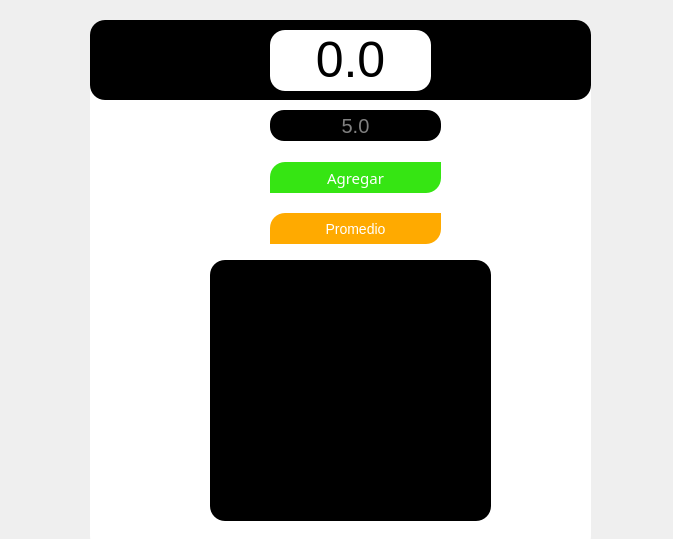
<?xml version="1.0" encoding="UTF-8"?>
<ui version="4.0">
 <class>Dialog</class>
 <widget class="QDialog" name="Dialog">
  <property name="geometry">
   <rect>
    <x>0</x>
    <y>0</y>
    <width>673</width>
    <height>539</height>
   </rect>
  </property>
  <property name="windowTitle">
   <string>Dialog</string>
  </property>
  <property name="styleSheet">
   <string notr="true">QDialog {
background-image: url(:/path/imagenes/fondo.png);
}

QFrame {
background-color: white;
border-radius: 15px;
}

#cuadro {
background-color: black;
}

#nota {
border-radius: 15px;
background-color: white;
font-size: 50px;

}

#entrada{
color: white;
font-size: 20px;
background: black;
border-radius: 14px;
}

#entrada:focus {
background: white;
border: 2px solid black;
color: black;
}

#anadir {
background-color: #36E513;
border-bottom-right-radius: 15px;
border-top-left-radius: 15px;
color: white;
font-size: 15px;
font-family: Aharoni;
}

#anadir:hover {
background-color: #30C911;
}



#lista {
background-color: black;
}



#button_promedio {
background: rgb(255, 170, 0);
border-bottom-right-radius: 15px;
border-top-left-radius: 15px;
color: white;
font-size: 14px;
}


#button_promedio:hover {
background: rgb(214, 143, 0);
}



/* VERTICAL SCROLLBAR */
 QScrollBar:vertical {
	border: none;
    background: black;
    width: 14px;
    margin: 15px 0 15px 0;
	border-radius: 0px;
 }

/*  HANDLE BAR VERTICAL */
QScrollBar::handle:vertical {	
	background-color: grey;
	min-height: 30px;
	border-radius: 7px;
}


/* BTN TOP - SCROLLBAR */
QScrollBar::sub-line:vertical {
	border: none;
	background-color: black;
	height: 15px;
	border-top-left-radius: 7px;
	border-top-right-radius: 7px;
	subcontrol-position: top;
	subcontrol-origin: margin;
}

/* BTN BOTTOM - SCROLLBAR */
QScrollBar::add-line:vertical {
	border: none;
	background-color: black;
	height: 15px;
	border-bottom-left-radius: 7px;
	border-bottom-right-radius: 7px;
	subcontrol-position: bottom;
	subcontrol-origin: margin;

}


/* RESET ARROW */
QScrollBar::up-arrow:vertical, QScrollBar::down-arrow:vertical {
	background: none;
}
QScrollBar::add-page:vertical, QScrollBar::sub-page:vertical {
	background: none;
}
</string>
  </property>
  <widget class="QFrame" name="frame">
   <property name="geometry">
    <rect>
     <x>90</x>
     <y>20</y>
     <width>501</width>
     <height>531</height>
    </rect>
   </property>
   <property name="font">
    <font>
     <family>Aharoni</family>
     <weight>75</weight>
     <bold>true</bold>
    </font>
   </property>
   <property name="frameShape">
    <enum>QFrame::StyledPanel</enum>
   </property>
   <property name="frameShadow">
    <enum>QFrame::Raised</enum>
   </property>
   <widget class="QFrame" name="cuadro">
    <property name="geometry">
     <rect>
      <x>0</x>
      <y>0</y>
      <width>501</width>
      <height>80</height>
     </rect>
    </property>
    <property name="frameShape">
     <enum>QFrame::StyledPanel</enum>
    </property>
    <property name="frameShadow">
     <enum>QFrame::Raised</enum>
    </property>
    <widget class="QLabel" name="nota">
     <property name="geometry">
      <rect>
       <x>180</x>
       <y>10</y>
       <width>161</width>
       <height>61</height>
      </rect>
     </property>
     <property name="whatsThis">
      <string>&lt;html&gt;&lt;head/&gt;&lt;body&gt;&lt;p align=&quot;center&quot;&gt;0.0&lt;br/&gt;&lt;/p&gt;&lt;/body&gt;&lt;/html&gt;</string>
     </property>
     <property name="frameShape">
      <enum>QFrame::VLine</enum>
     </property>
     <property name="frameShadow">
      <enum>QFrame::Sunken</enum>
     </property>
     <property name="text">
      <string>0.0</string>
     </property>
     <property name="textFormat">
      <enum>Qt::RichText</enum>
     </property>
     <property name="alignment">
      <set>Qt::AlignCenter</set>
     </property>
     <property name="margin">
      <number>-1</number>
     </property>
    </widget>
   </widget>
   <widget class="QLineEdit" name="entrada">
    <property name="geometry">
     <rect>
      <x>180</x>
      <y>90</y>
      <width>171</width>
      <height>31</height>
     </rect>
    </property>
    <property name="inputMask">
     <string/>
    </property>
    <property name="text">
     <string/>
    </property>
    <property name="maxLength">
     <number>32767</number>
    </property>
    <property name="echoMode">
     <enum>QLineEdit::Normal</enum>
    </property>
    <property name="alignment">
     <set>Qt::AlignCenter</set>
    </property>
    <property name="readOnly">
     <bool>false</bool>
    </property>
    <property name="placeholderText">
     <string>5.0</string>
    </property>
   </widget>
   <widget class="QPushButton" name="anadir">
    <property name="enabled">
     <bool>true</bool>
    </property>
    <property name="geometry">
     <rect>
      <x>180</x>
      <y>142</y>
      <width>171</width>
      <height>31</height>
     </rect>
    </property>
    <property name="font">
     <font>
      <family>Aharoni</family>
      <pointsize>-1</pointsize>
     </font>
    </property>
    <property name="text">
     <string>Agregar</string>
    </property>
   </widget>
   <widget class="QPushButton" name="button_promedio">
    <property name="enabled">
     <bool>true</bool>
    </property>
    <property name="geometry">
     <rect>
      <x>180</x>
      <y>193</y>
      <width>171</width>
      <height>31</height>
     </rect>
    </property>
    <property name="font">
     <font>
      <pointsize>-1</pointsize>
     </font>
    </property>
    <property name="text">
     <string>Promedio</string>
    </property>
   </widget>
   <widget class="QListWidget" name="lista">
    <property name="geometry">
     <rect>
      <x>120</x>
      <y>240</y>
      <width>281</width>
      <height>261</height>
     </rect>
    </property>
    <property name="styleSheet">
     <string notr="true">#lista {
color: white;
font-size:20px;
}

#lista::selected:hover {
color: red;
}</string>
    </property>
    <property name="selectionMode">
     <enum>QAbstractItemView::NoSelection</enum>
    </property>
    <property name="movement">
     <enum>QListView::Static</enum>
    </property>
    <property name="isWrapping" stdset="0">
     <bool>false</bool>
    </property>
    <property name="viewMode">
     <enum>QListView::ListMode</enum>
    </property>
    <property name="batchSize">
     <number>100</number>
    </property>
    <property name="selectionRectVisible">
     <bool>false</bool>
    </property>
    <property name="currentRow">
     <number>-1</number>
    </property>
    <property name="sortingEnabled">
     <bool>true</bool>
    </property>
   </widget>
  </widget>
 </widget>
 <resources>
  <include location="recursos.qrc"/>
 </resources>
 <connections/>
</ui>
